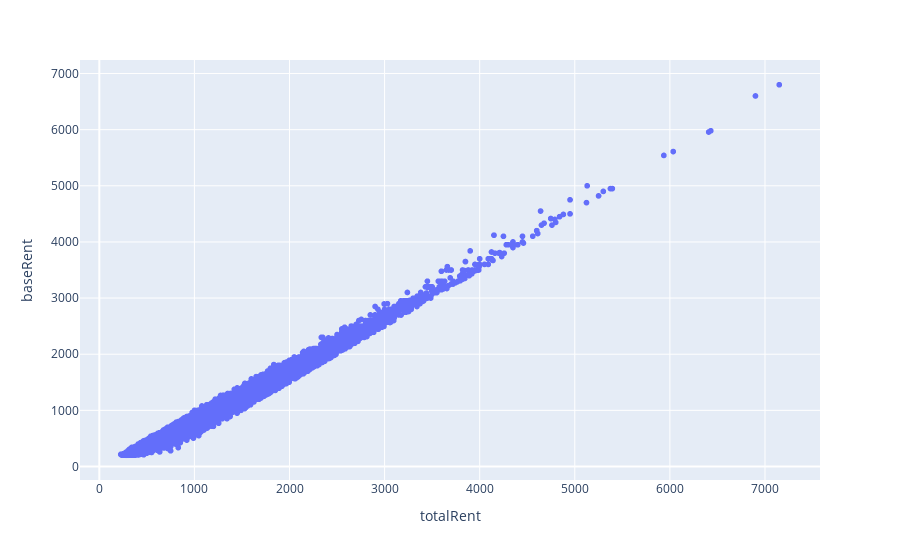

Notebook code cell kept with this figure:
### Code cell
fig = px.scatter(new_apartments_de, x='totalRent', y='baseRent')
fig.show()

### Figure 1 — Plotly figure (JSON) as saved in the notebook; plotly's stock layout.template omitted (floating-point values rounded to 4 significant figures; data arrays with more than 128 entries replaced by an {"elided": "..."} marker saying what was removed)
{"data": [{"hovertemplate": "totalRent=%{x}<br>baseRent=%{y}<extra></extra>", "legendgroup": "", "marker": {"color": "#636efa", "symbol": "circle"}, "mode": "markers", "name": "", "showlegend": false, "type": "scattergl", "x": {"elided": "87042 float values"}, "xaxis": "x", "y": {"elided": "87042 float values"}, "yaxis": "y"}], "layout": {"legend": {"tracegroupgap": 0}, "margin": {"t": 60}, "xaxis": {"anchor": "y", "domain": [0, 1], "title": {"text": "totalRent"}}, "yaxis": {"anchor": "x", "domain": [0, 1], "title": {"text": "baseRent"}}}}
